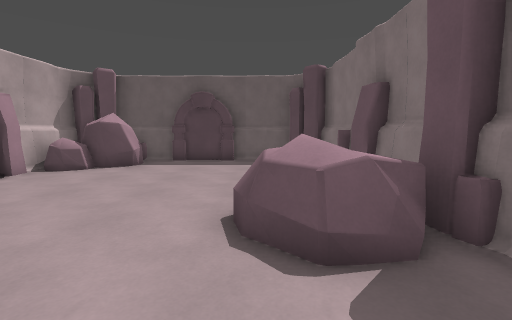
view 1 (above)

12 first-person views from a walk through a level from a Godot 3-D game. The camera is 1.4 m above the floor, tilts 6° down and sees 85° across. The floor is counted in squares, 1 m on a side. Each view is taken from the middle of a square. On the plan, view 1 faces up. The plan holds only what a view shows up to about 14 squares ahead; the rest is blank.

view 2
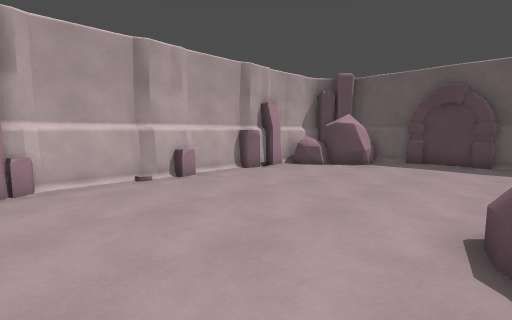

view 3
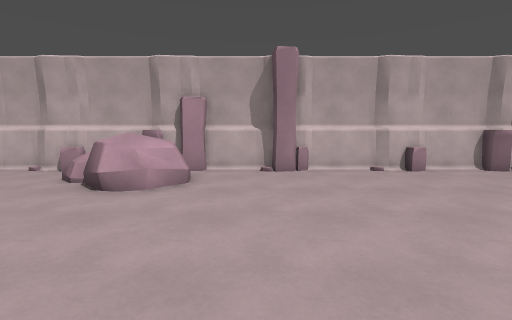

view 4
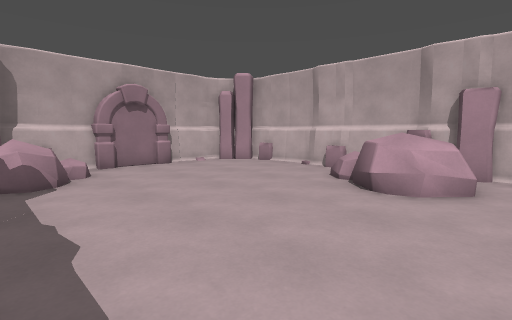

view 5
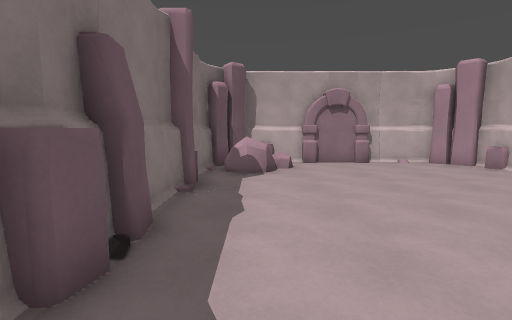

view 6
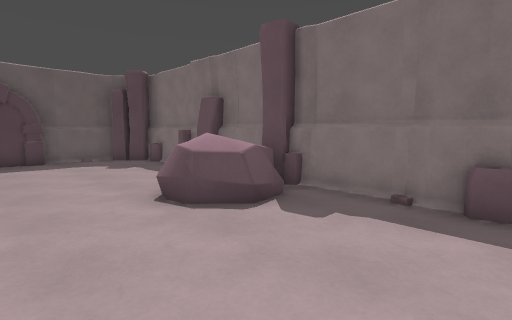

view 7
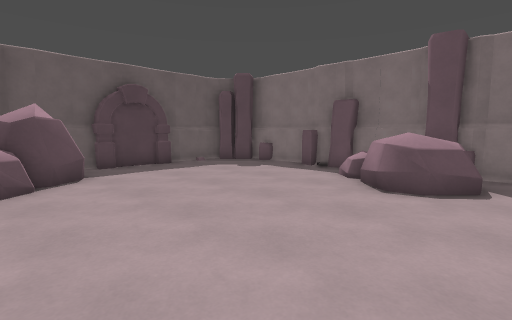

view 8
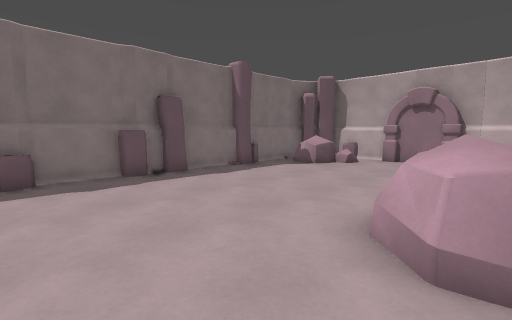

view 9
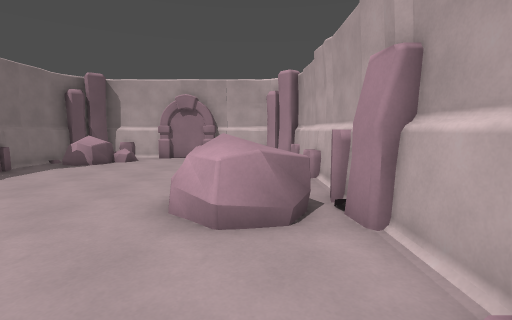

view 10
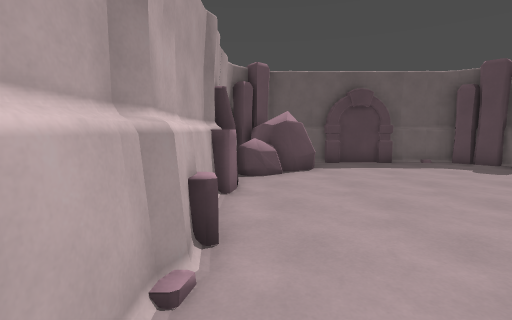

view 11
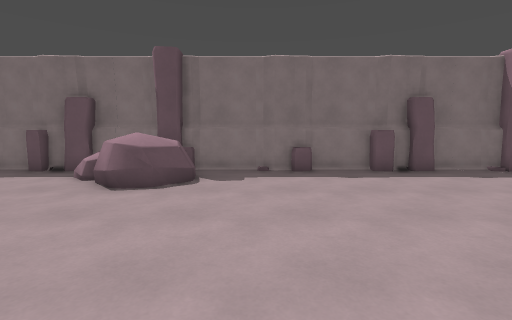

view 12
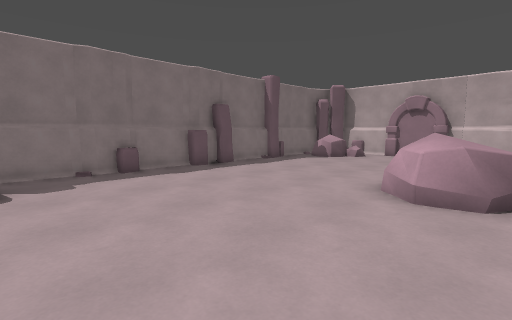

### Floor plan
Key: @ floor where view 1 was taken; # wall or solid block; . floor; = window, fence, low wall or low ledge; ^ raised ledge; R rock.
Columns run from 8 left of view 1 to 3 right of it. Each row starts with its distance up from view 1.
 14    ########
 13 #####..##.##
 12 #RRR.......#
 11 #RRR.......#
 10 #R.........#
  9 #..........#
  8 #..........#
  7 #..........#
  6 #........RR#
  5 #.......RR #
  4 #.......RRR#
  3 #........RR#
  2 #..........#
  1 #..........#
  0 #.......@..#
 -1 #..........#
 -2 #..........#
 -3 #.=........#
 -4 #^^^.......#
 -5 # ^^.......#
 -6 #^^........#
 -7 #..........#
 -8 #..........#
 -9 #..........#
-10 #........R.#
-11 #........RR#
-12 #....... RR#
-13 ###....#####
-14  ########

Where each view was taken, in squares from view 1:
view 1: 0 up, 0 right, facing up
view 2: 0 up, 0 right, facing up-left
view 3: 1 down, 2 right, facing left
view 4: 2 down, 2 right, facing down-left
view 5: 1 down, 1 right, facing down
view 6: 1 down, 3 left, facing up-right
view 7: 2 up, 7 left, facing up-right
view 8: 0 up, 6 left, facing down-right
view 9: 1 up, 6 left, facing down
view 10: 1 up, 7 left, facing up
view 11: 1 up, 7 left, facing right
view 12: 3 up, 7 left, facing down-right
